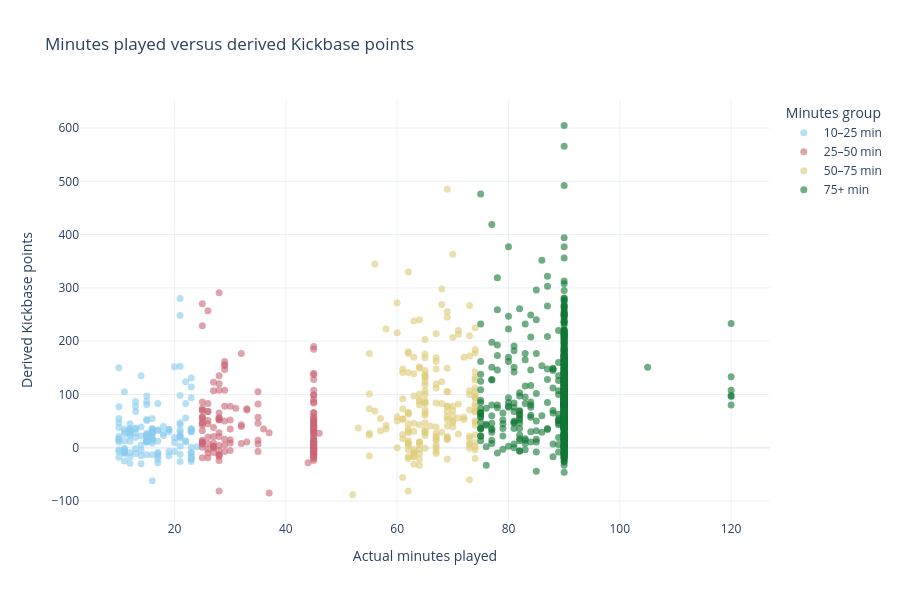

The notebook cell saved with this chart:
### Markdown cell above
## Actual minutes versus points
Actual minutes are preserved, including appearances above 90 minutes.

### Code cell
fig_minutes = go.Figure()
for group in GROUPS:
    subset = data.loc[data['group'] == group]
    fig_minutes.add_trace(go.Scatter(x=subset.minutes, y=subset.points, mode='markers', name=group,
        marker=dict(color=COLORS[group], opacity=0.6, size=7),
        customdata=subset[HOVER].to_numpy(), hovertemplate=HOVER_TEMPLATE))
fig_minutes.update_layout(title='Minutes played versus derived Kickbase points', template='plotly_white', height=600,
                          xaxis_title='Actual minutes played', yaxis_title='Derived Kickbase points', legend_title='Minutes group')
fig_minutes.show()

### Figure 1 — Plotly figure (JSON) as saved in the notebook; plotly's stock layout.template omitted (floating-point values rounded to 4 significant figures; data arrays with more than 128 entries replaced by an {"elided": "..."} marker saying what was removed)
{"data": [{"customdata": {"elided": "138x8 mixed values"}, "hovertemplate": "<b>%{customdata[0]}</b><br>Team: %{customdata[1]}<br>Match: %{customdata[2]}<br>Date: %{customdata[3]}<br>Match ID: %{customdata[4]}<br>SofaScore rating: %{customdata[5]}<br>Minutes: %{customdata[6]}<br>Derived points: %{customdata[7]}<extra></extra>", "marker": {"color": "rgb(136, 204, 238)", "opacity": 0.6, "size": 7}, "mode": "markers", "name": "10–25 min", "type": "scatter", "x": {"elided": "138 int values"}, "y": {"elided": "138 int values"}}, {"customdata": {"elided": "157x8 mixed values"}, "hovertemplate": "<b>%{customdata[0]}</b><br>Team: %{customdata[1]}<br>Match: %{customdata[2]}<br>Date: %{customdata[3]}<br>Match ID: %{customdata[4]}<br>SofaScore rating: %{customdata[5]}<br>Minutes: %{customdata[6]}<br>Derived points: %{customdata[7]}<extra></extra>", "marker": {"color": "rgb(204, 102, 119)", "opacity": 0.6, "size": 7}, "mode": "markers", "name": "25–50 min", "type": "scatter", "x": {"elided": "157 int values"}, "y": {"elided": "157 int values"}}, {"customdata": {"elided": "188x8 mixed values"}, "hovertemplate": "<b>%{customdata[0]}</b><br>Team: %{customdata[1]}<br>Match: %{customdata[2]}<br>Date: %{customdata[3]}<br>Match ID: %{customdata[4]}<br>SofaScore rating: %{customdata[5]}<br>Minutes: %{customdata[6]}<br>Derived points: %{customdata[7]}<extra></extra>", "marker": {"color": "rgb(221, 204, 119)", "opacity": 0.6, "size": 7}, "mode": "markers", "name": "50–75 min", "type": "scatter", "x": {"elided": "188 int values"}, "y": {"elided": "188 int values"}}, {"customdata": {"elided": "622x8 mixed values"}, "hovertemplate": "<b>%{customdata[0]}</b><br>Team: %{customdata[1]}<br>Match: %{customdata[2]}<br>Date: %{customdata[3]}<br>Match ID: %{customdata[4]}<br>SofaScore rating: %{customdata[5]}<br>Minutes: %{customdata[6]}<br>Derived points: %{customdata[7]}<extra></extra>", "marker": {"color": "rgb(17, 119, 51)", "opacity": 0.6, "size": 7}, "mode": "markers", "name": "75+ min", "type": "scatter", "x": {"elided": "622 int values"}, "y": {"elided": "622 int values"}}], "layout": {"height": 600, "legend": {"title": {"text": "Minutes group"}}, "title": {"text": "Minutes played versus derived Kickbase points"}, "xaxis": {"title": {"text": "Actual minutes played"}}, "yaxis": {"title": {"text": "Derived Kickbase points"}}}}
